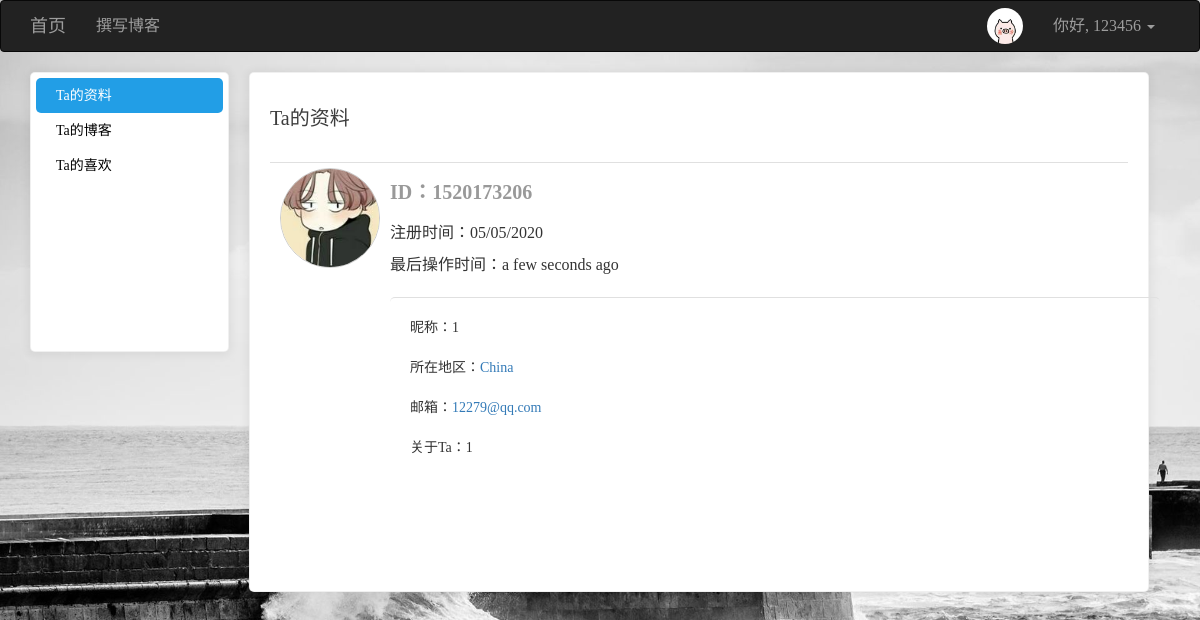
Page /user/1520173206/ (signed in) on the committed database.
### app/models/users.py (models this page shows, shortened)
class User(UserMixin, db.Model):
    __tablename__ = 'users'
    id = db.Column(db.Integer, primary_key=True)
    username = db.Column(db.String(64), unique=True)
    password_hash = db.Column(db.String(128))
    email = db.Column(db.String(128), unique=True)
    confirmed = db.Column(db.Boolean, default=False)
    icon = db.Column(db.String(64), default='default.jpg')
    name = db.Column(db.String(64))
    location = db.Column(db.String(64))
    about_me = db.Column(db.Text())
    member_since = db.Column(db.DateTime(), default=datetime.utcnow)
    last_seen = db.Column(db.DateTime(), default=datetime.utcnow)
    posts = db.relationship('Posts', backref='user', lazy='dynamic', cascade='all, delete-orphan')
    favorites = db.relationship('Posts', secondary="collections", backref=db.backref('users', lazy='dynamic'), lazy='dynamic')
    comments = db.relationship('Comment', backref='user', lazy='dynamic', cascade='all, delete-orphan')
    @property
    def password(self):
        raise AttributeError('密码不可读')
    def ping(self):
        self.last_seen = datetime.utcnow()
        db.session.add(self)
        db.session.commit()

### app/views/user.py (the view)
@user.route('/<username>/', methods=['GET', 'POST'])
def index(username):
    u = User.query.filter_by(username=username).first_or_404()
    return render_template('user/gerenzhongxin.html', user=u)

### app/models/users.py (called while the page is built)
@loginmanager.user_loader
def user_loader(uid):
    return User.query.get(int(uid))

### app/views/user.py (called while the page is built)
@user.before_app_request
def before_request():
    if current_user.is_authenticated:
        current_user.ping()

### app/templates/user/gerenzhongxin.html (shortened to what this page needs)
{% extends 'commons/base.html' %}
{% block styles %}
    {{ super() }}
{% endblock %}
{% block page_content %}
    <div class="left_cont" style="background: white" >
        <ul>
            <li class="side1"><a href="{{ url_for('user.index', username=user.username) }}" class="aside">{% if current_user.username == user.username %}我{% else %}Ta{% endif %}的资料</a></li>
            <li class="side3"><a href="{{ url_for('user.my_blog', username=user.username) }}">{% if current_user.username == user.username %}我{% else %}Ta{% endif %}的博客</a></li>
            <li class="side4"><a href="{{ url_for('user.my_fav', username=user.username) }}">{% if current_user.username == user.username %}我{% else %}Ta{% endif %}的喜欢</a></li>
        </ul>
    </div>
    <div class="right_cont" style="background: white; border: 1px solid rgba(0, 0, 0, .06); padding: 0 20px; box-shadow: 0 1px 10px 2px rgba(0, 0, 0, .06); border-radius: 5px">
        <h3>{% if current_user.username == user.username %}我{% else %}Ta{% endif %}的资料</h3>
        <div class="user_info">
            <div class="header">
            <img style="width: 100px;border-radius: 60%; border: 1px solid #ccc" src="{{ url_for('static', filename='uploads/' + user.icon) }}" alt="头像">
            </div>
            <div class="right_c">
                <span class="display_name">ID：{{ user.username }}</span>
                <div class="log_time">注册时间：{{ moment(user.member_since).format('L') }}</div>
                <div class="log_time">最后操作时间：{{ moment(user.last_seen).fromNow() }}</div>
                {% if user.name or user.location %}
                    <ul class="self">
                        <li>{% if user.name %}昵称：{{ user.name }}<br>{% endif %}</li>
                        <li>{% if user.location %}
                                所在地区：<a href="http://maps.google.com/?q={{ user.location }}">{{ user.location }}</a>
                            {% endif %}
                        </li>
                        <li>邮箱：<a href="mailto:{{ user.email }}">{{ user.email }}</a></li>
                        <li>{% if user.about_me %}关于{% if current_user.username == user.username %}我{% else %}Ta{% endif %}：{{ user.about_me }}{% endif %}</li>
                    </ul>
                {% endif %}
            </div>
        </div>
    </div>
{% endblock %}

### app/templates/commons/base.html (shortened to what this page needs)
{% extends 'bootstrap/base.html' %}
{% import 'bootstrap/wtf.html' as wtf %}
{% block navbar %}
    <nav class="navbar navbar-inverse" style="-webkit-user-select: none; font-size: 16px;">
        <div class="container">
            <div class="navbar-header">
                <a class="navbar-brand" href="{{ url_for('main.index') }}">首页</a>
            </div>
            <div class="collapse navbar-collapse">
                <ul class="nav navbar-nav">
                    {% if current_user.is_authenticated %}
                        <li><a href="{{ url_for('posts.index') }}">撰写博客</a></li>
                    {% endif %}
                </ul>
                <ul class="nav navbar-nav navbar-right">
                    {% if current_user.is_authenticated %}
                        <li>
                            <a href="{{ url_for('user.index', username=current_user.username) }}">
                                <img style="width: 36px; height: 36px; border-radius: 50%; float: left; margin-top: -8px" src="{{ url_for('static', filename='uploads/' + current_user.icon) }}" alt="...">
                            </a>
                        </li>
                        <li class="dropdown">
                            <a href="#" class="dropdown-toggle" data-toggle="dropdown" role="button" aria-haspopup="true"
                               aria-expanded="false">你好, {{ current_user.username }} <span class="caret"></span></a>
                        </li>
                    {% else %}
                        <li><a href="{{ url_for('user.register') }}">注册</a></li>
                        <li><a href="{{ url_for('user.login') }}">登录</a></li>
                    {% endif %}
                </ul>
            </div>
        </div>
    </nav>
{% endblock %}
{% block content %}
    <div class="container">
        {% block page_content %}
        {% endblock %}
    </div>
{% endblock %}
{% block styles %}
    {{ super() }}
{% endblock %}

### app/templates/commons/base.html (style rules this page uses)
body { font-family: "田氏宋体旧字形"; -webkit-user-select: none; background-image: url(/images/1214885.jpg); -webkit-background-size: cover; -o-background-size: cover; background-size: cover; z-index: -2; }

### app/templates/user/gerenzhongxin.html (style rules this page uses)
.left_cont { width: 199px;height:280px;float: left; border: 1px solid rgba(0, 0, 0, .06); padding: 5px; box-shadow: 0 1px 10px 2px rgba(0, 0, 0, .06); border-radius: 5px }
.right_cont { width: 900px;height: 520px;margin: 0 20px;display: inline-block }
h3 { font-size: 20px;color: #3d3d3d;height: 90px;line-height: 90px;border-bottom: 1px solid #e0e0e0;margin: 0; }
.user_info { float:left;margin-right: 16px;width: 900px; }
.header { width: 100px;height:120px;border-radius: 50%;float: left;margin: 5px 10px; }
.right_c { display: inline-block }
.display_name { font-size: 20px;font-weight: bold;color: #999;margin: 15px 0 5px;display:inline-block; }
.log_time { font-size: 16px;margin: 10px 0 5px; }
li, ul { padding: 0;margin: 0;list-style: none; border-radius: 5px }
.self { border-top: 1px solid #e0e0e0; width: 770px;margin-top: 20px }
.self li { margin: 20px }
.side1 a,.side2 a,.side3 a, .side4 a { font-size: 14px; color: black;display: inline-block;height: 35px;line-height: 35px;width: 100%; padding-left: 20px }
.side1 { background-color: #229EE6; }
.side1 a { color: white; }

### rows in the picture
User: icon (picture), username "123456"
User: icon (placeholder picture), username "1520173206", member_since "05/05/2020", last_seen "a few seconds ago", name "1", location "China", email "12279@qq.com", about_me "1"
